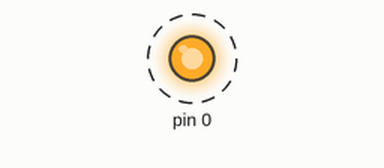
Bench run of a sketch on a simulated Arduino Uno, built for the host (arithmetic inside an expression is 32-bit, double 64-bit). Shown: output pins drawn as LEDs (lit = HIGH). Dashed ring = blinking.

Above: at 0.5 s.
Timing chart, 0 to 3.0 s (numbered marks = the images above):
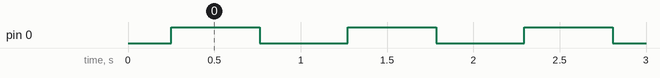

Measured:
- by itself, pin 0: alternates HIGH for 0.51 s and LOW for 0.51 s

The sketch:

pwm.ino
```cpp
byte duty_cycle=0;
int incremento=1;
void setup() {

}
void loop() {
  if(duty_cycle==255){
    incremento=-5;
  }else if(duty_cycle==0){
    incremento=5;
  }
  duty_cycle+=incremento;
  analogWrite(PA0,duty_cycle);
  delay(10);
}
```
